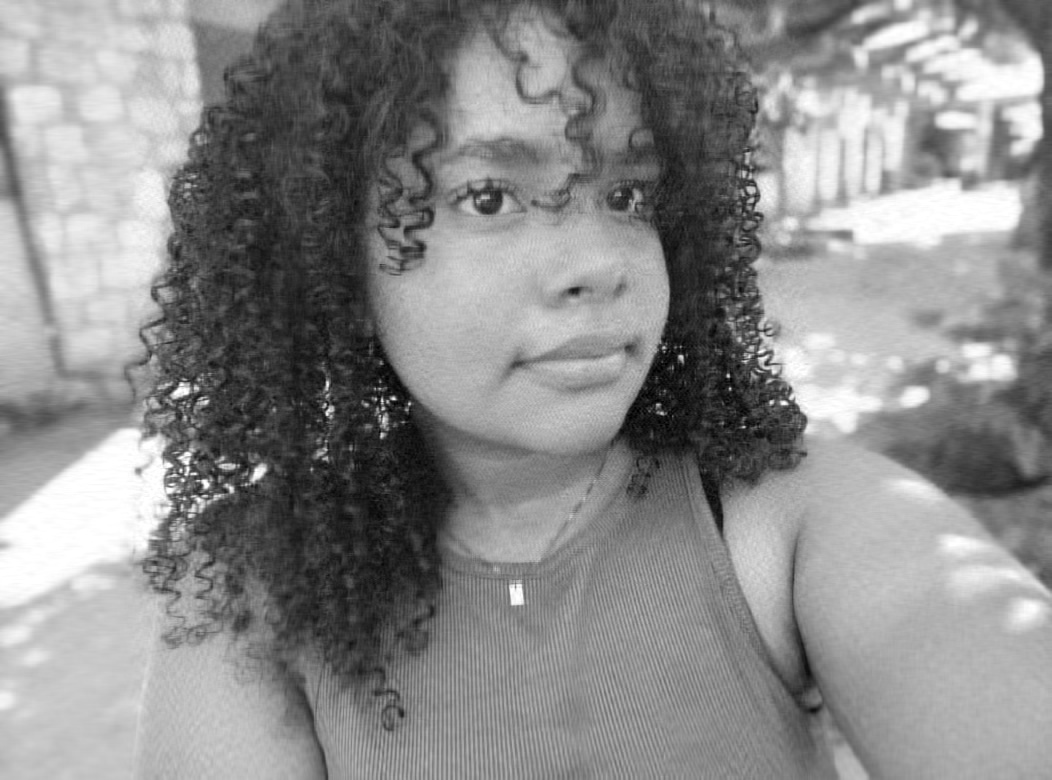
#> input picture compressed_image.jpg, 1052 x 780 px, given in place of img_P.jpg, which was not available
$ python 1_comp_imagem_PCA.py
#> lines starting #> are read from the running program, lines starting #| are printed output that depends on the picture; pictures that were not available may be replaced by others from this repository, and a replacement may not be noted
"""
numpy: Para operações matemáticas e manipulação de arrays

cv2 (OpenCV): Para processamento de imagens

os: Para operações com sistema de arquivos

matplotlib.pyplot: Para visualização dos resultados

"""

import numpy as np
import cv2
import os
import matplotlib.pyplot as plt


def pca_compress(image_path, k_components=30, output_dir='output'):
    """Compressão de imagem com PCA e salvamento dos resultados"""
#> called with image_path = 'imgs/img_P.jpg', k_components = 100, output_dir = 'output'

    # Criar diretório de saída
    os.makedirs(output_dir, exist_ok=True)

    # 1. Carregar a imagem
    #
    """
    IMREAD_GRAYSCALE converte a imagem para um único canal (intensidade de brilho), eliminando cores.

    O PCA trabalha com matrizes 2D, e imagens coloridas (RGB) teriam 3 canais (R, G, B), exigindo tratamento mais complexo.

    Compressão mais eficiente, já que escala de cinza reduz a dimensionalidade (1 canal vs. 3 do RGB).
    """
    img = cv2.imread(image_path, cv2.IMREAD_GRAYSCALE)
#> img is the input picture: shape (780, 1052); min 0, max 255, mean 138.8
    if img is None:
        raise FileNotFoundError(f"Imagem não encontrada em {image_path}")

    original_size = os.path.getsize(image_path)
    img_float = img.astype(np.float32) / 255.0  # Converte a imagem para float32 e normaliza os pixels para [0, 1]

    # 2. Calcular PCA (Análise de componente principal(PCA) )

    mean = np.mean(img_float, axis=0)  # Calcula a média de intensidade para cada coluna de pixels na imagem
#> mean = 1052 values, max 0.823 at index 109, min 0.221 at index 360, mean 0.544

    centered = img_float - mean  # Centraliza os dados subtraindo a média de cada coluna (preparação para PCA)
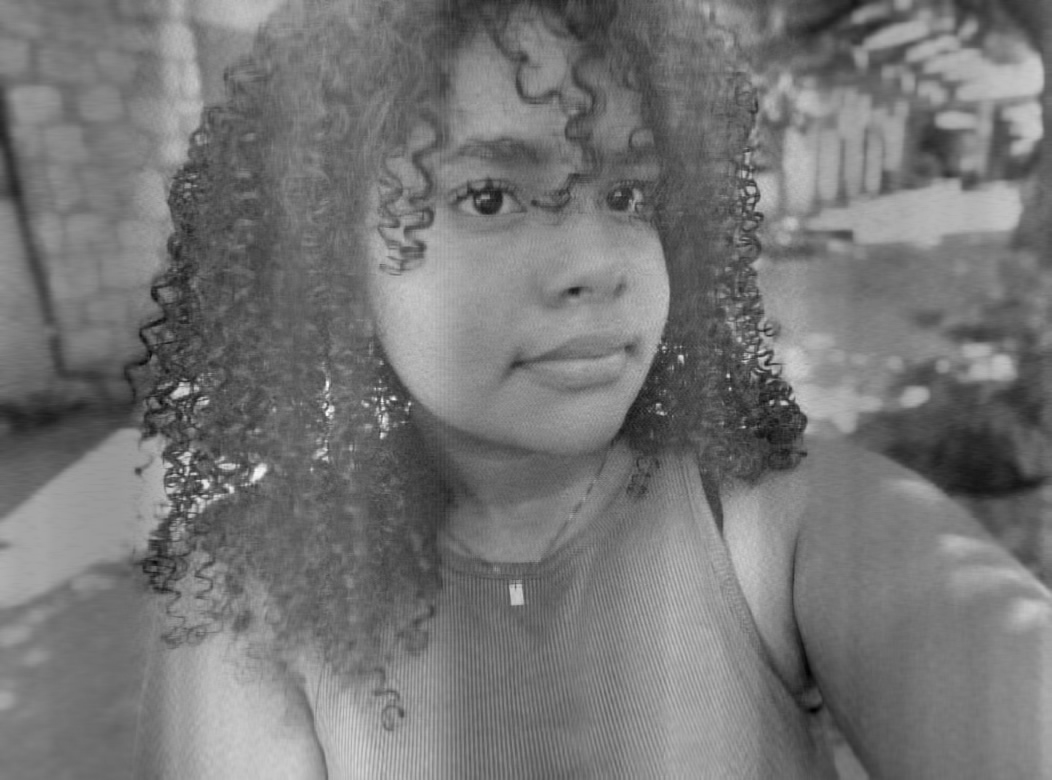
#> centered: shape (780, 1052) float32; min -0.601, max 0.693, mean 5.11e-07; drawn with min black and max white

    cov = np.cov(centered,rowvar=False)  # Calcula matriz de covariância entre colunas (mostra como pixels variam conjuntamente)
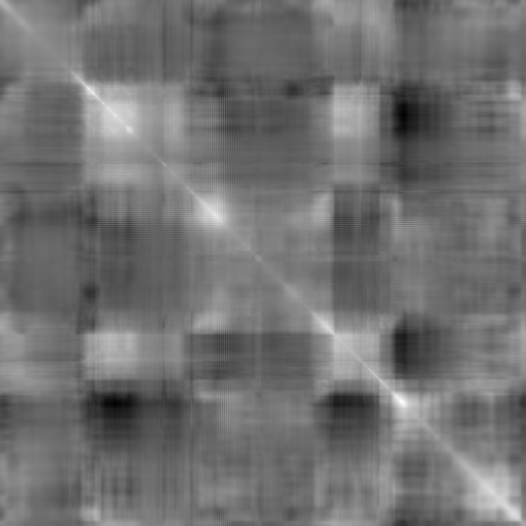
#> cov: shape (1052, 1052) float64 (shown at 1/2 size); min -0.0381, max 0.0543, mean 0.00294; drawn with min black and max white

    eigenvalues, eigenvectors = np.linalg.eig(cov)  # Obtém autovalores (importância) e autovetores (direções principais) da covariância

    eigenvectors = np.real(eigenvectors[:, np.argsort(-np.real(eigenvalues))])  # Ordena autovetores do mais para o menos importante
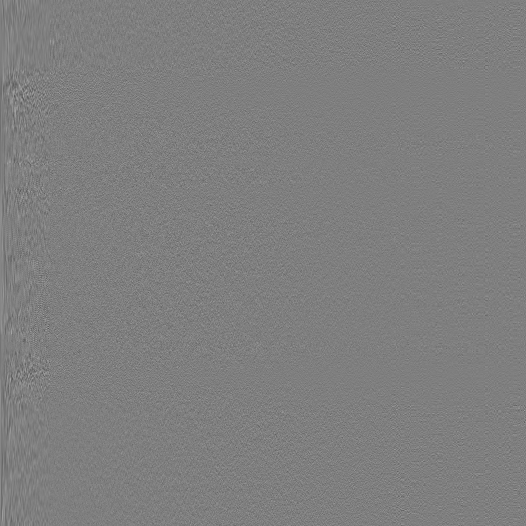
#> eigenvectors: shape (1052, 1052) float64 (shown at 1/2 size); min -0.308, max 0.31, mean 1.08e-05; drawn with min black and max white

    components = eigenvectors[:,:k_components]  # Seleciona apenas os k autovetores mais significativos (componentes principais)
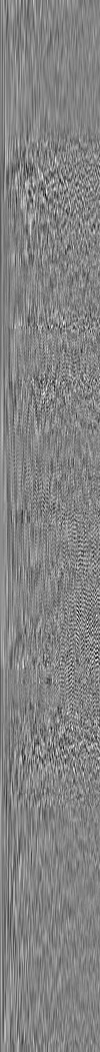
#> components: shape (1052, 100) float64; min -0.186, max 0.175, mean 0.000151; drawn with min black and max white

    scores = np.dot(centered,components)  # Transforma os dados originais para o novo espaço dimensional reduzido (projeção PCA)
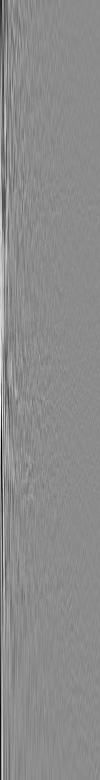
#> scores: shape (780, 100) float64; min -5.6, max 4.6, mean -7.34e-09; drawn with min black and max white

    # 3. Salvar dados comprimidos
    compressed_path = os.path.join(output_dir, 'compressed_data.npz')
    np.savez_compressed(
        compressed_path,
        mean=mean.astype(np.float32),
        components=components.astype(np.float32),
        scores=scores.astype(np.float32),
        original_shape=img.shape
    )
    compressed_size = os.path.getsize(compressed_path)

    # 4. Reconstruir imagem
    reconstructed = np.dot(scores, components.T) + mean
    reconstructed = np.clip(reconstructed, 0, 1)
    reconstructed_img = (reconstructed * 255).astype(np.uint8)

    # 5. Salvar imagens para comparação
    reconstructed_path = os.path.join(output_dir, 'reconstructed_PCA.jpg')
    cv2.imwrite(reconstructed_path, reconstructed_img)

    original_path = os.path.join(output_dir, 'original.jpg')
    cv2.imwrite(original_path, img)

    # 6. Mostrar resultados
    print(f"\n{' RESULTADOS ':=^40}")
    print(f"Original: {original_size / 1024:.1f} KB")
    print(f"Comprimido: {compressed_size / 1024:.1f} KB")
    print(f"Taxa de compressão: {original_size / compressed_size:.1f}x")

    # 7. Plotar comparação
    plt.figure(figsize=(12, 4))

    plt.subplot(1, 3, 1)
    plt.imshow(img, cmap='gray')
    plt.title('Original')
    plt.axis('off')

    plt.subplot(1, 3, 2)
    plt.imshow(reconstructed, cmap='gray')
    plt.title(f'Comprimida (k={k_components})')
    plt.axis('off')

    plt.subplot(1, 3, 3)
    explained_variance = np.cumsum(np.real(eigenvalues)) / np.sum(np.real(eigenvalues))
#> explained_variance = 1052 values from 0.293 to 1
    plt.plot(explained_variance)
    plt.axvline(k_components, color='r', linestyle='--')
    plt.title('Variância Explicada')
    plt.xlabel('Componentes Principais')

    plt.tight_layout()
    plt.savefig(os.path.join(output_dir, 'comparison.png'))
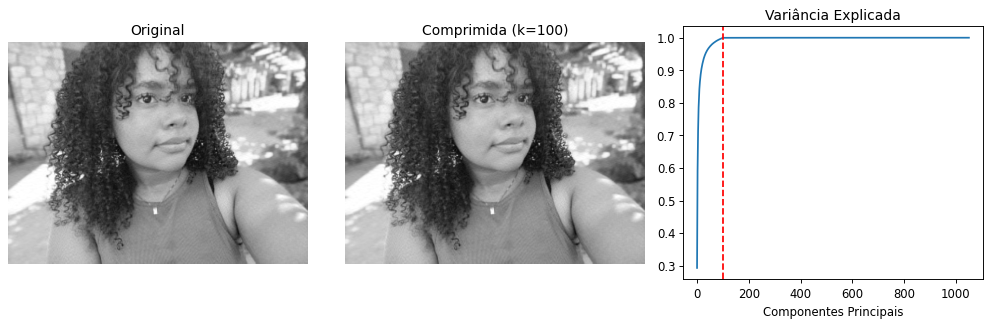
#> figure drawn by matplotlib, 3 panels; panel 3: curve peaks at x = 778, y = 1
    plt.show()

    return {
        'original': original_path,
        'compressed': compressed_path,
        'reconstructed': reconstructed_path
    }


# Exemplo de uso
if __name__ == "__main__":
    # Configurações
    input_image = 'imgs/img_P.jpg'
    components = 100  # Número de componentes principais

    # Executar compressão
    results = pca_compress(input_image, k_components=components)

    print("\nArquivos salvos em:")
    print(f"- Original: {results['original']}")
    print(f"- Dados comprimidos: {results['compressed']}")
    print(f"- Reconstruída: {results['reconstructed']}")
